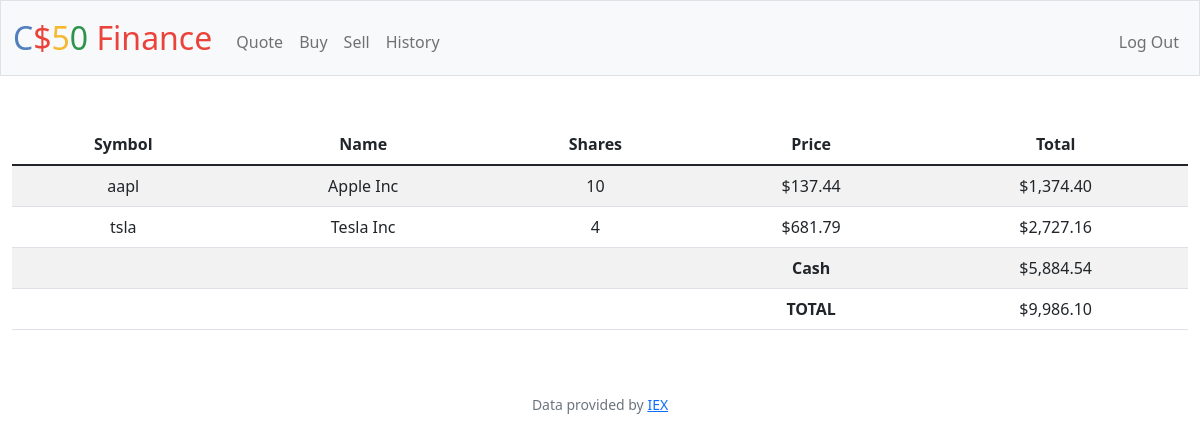
The page / (signed in) on the database its author committed.
### tables this page shows
CREATE TABLE transactions (
        id INTEGER PRIMARY KEY AUTOINCREMENT,
        user_id INTEGER NOT NULL,
        name TEXT NOT NULL,
        shares INTEGER NOT NULL,
        price NUMERIC NOT NULL,
        type TEXT NOT NULL,
        symbol TEXT NOT NULL,
        time TIMESTAMP DEFAULT CURRENT_TIMESTAMP
);

CREATE TABLE users (id INTEGER PRIMARY KEY AUTOINCREMENT NOT NULL, username TEXT NOT NULL, hash TEXT NOT NULL, cash NUMERIC NOT NULL DEFAULT 10000.00);

### app.py (the view)
@app.route("/")
@login_required
def index():
    user_id = session["user_id"]
    stocks = db.execute("SELECT symbol, name, SUM(shares) as totalShares, price FROM transactions WHERE user_id = ? GROUP BY symbol", user_id)
    user_cash = db.execute("SELECT cash FROM users WHERE id = ?", user_id)[0]["cash"]
    total = user_cash
    for stock in stocks:
        total += stock["price"] * stock["totalShares"]
    return render_template("index.html", stocks = stocks, total = total, cash = user_cash, usd = usd)

### app.py (called while the page is built)
@app.after_request
def after_request(response):
    response.headers["Cache-Control"] = "no-cache, no-store, must-revalidate"
    response.headers["Expires"] = 0
    response.headers["Pragma"] = "no-cache"
    return response

### helpers.py (called while the page is built)
def login_required(f):
    @wraps(f)
    def decorated_function(*args, **kwargs):
        if session.get("user_id") is None:
            return redirect("/login")
        return f(*args, **kwargs)
    return decorated_function

def usd(value):
    return f"${value:,.2f}"

### templates/index.html (shortened to what this page needs)
{% extends "layout.html" %}
{% block main %}
    <table class="table table-striped">
        <thead>
            <tr>
                <th>Symbol</th>
                <th>Name</th>
                <th>Shares</th>
                <th>Price</th>
                <th>Total</th>
            </tr>
        </thead>
        <tbody>
            {% for stock in stocks %}
                <tr>
                    <td>{{ stock["symbol"] }}</td>
                    <td>{{ stock["name"] }}</td>
                    <td>{{ stock["totalShares"] }}</td>
                    <td>{{ usd(stock["price"]) }}</td>
                    <td>{{ usd(stock["price"] * stock["totalShares"]) }}</td>
                </tr>
            {% endfor %}
                <tr>
                    <td colspan="3"></td>
                    <td><strong>Cash</strong></td>
                    <td>{{usd(cash)}}</td>
                </tr>
                <tr>
                    <td colspan="3"></td>
                    <td><strong>TOTAL</strong></td>
                    <td>{{usd(total)}}</td>
                </tr>
        </tbody>
    </table>
{% endblock %}

### rows shown on the page
transactions: symbol "tsla", name "Tesla Inc", totalShares "4", price "$681.79", price "$2,727.16"
users: cash "$5,884.54"

### other values the page prints
{{ stock["symbol"] }} "aapl"
{{ stock["name"] }} "Apple Inc"
{{ stock["totalShares"] }} "10"
{{ usd(stock["price"]) }} "$137.44"
{{ usd(stock["price"] * stock["totalShares"]) }} "$1,374.40"
{{ usd(total) }} "$9,986.10"
